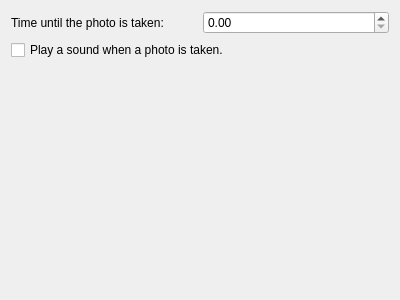
<?xml version="1.0" encoding="UTF-8"?>
<ui version="4.0">
 <class>pictureConfigWidget</class>
 <widget class="QWidget" name="pictureConfigWidget">
  <property name="geometry">
   <rect>
    <x>0</x>
    <y>0</y>
    <width>400</width>
    <height>300</height>
   </rect>
  </property>
  <layout class="QVBoxLayout" name="verticalLayout">
   <item>
    <layout class="QHBoxLayout" name="horizontalLayout">
     <item>
      <widget class="QLabel" name="label">
       <property name="text">
        <string>Time until the photo is taken:</string>
       </property>
      </widget>
     </item>
     <item>
      <widget class="QDoubleSpinBox" name="kcfg_photoTime"/>
     </item>
    </layout>
   </item>
   <item>
    <widget class="QCheckBox" name="kcfg_photoSound">
     <property name="text">
      <string>Play a sound when a photo is taken.</string>
     </property>
    </widget>
   </item>
   <item>
    <spacer name="verticalSpacer">
     <property name="orientation">
      <enum>Qt::Vertical</enum>
     </property>
     <property name="sizeHint" stdset="0">
      <size>
       <width>20</width>
       <height>248</height>
      </size>
     </property>
    </spacer>
   </item>
  </layout>
 </widget>
 <resources/>
 <connections/>
</ui>
